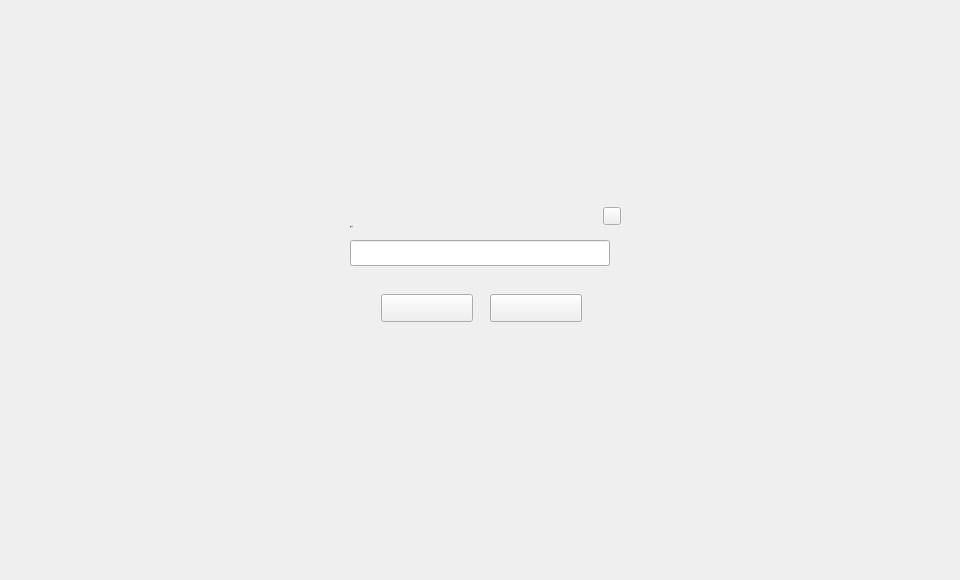
<?xml version="1.0" encoding="UTF-8"?>
<ui version="4.0">
 <class>NameDialog</class>
 <widget class="QDialog" name="NameDialog">
  <property name="geometry">
   <rect>
    <x>0</x>
    <y>0</y>
    <width>960</width>
    <height>580</height>
   </rect>
  </property>
  <property name="font">
   <font>
    <family>Microsoft YaHei UI Light</family>
    <pointsize>9</pointsize>
   </font>
  </property>
  <property name="windowTitle">
   <string>Dialog</string>
  </property>
  <property name="styleSheet">
   <string notr="true"/>
  </property>
  <widget class="QWidget" name="widget" native="true">
   <property name="geometry">
    <rect>
     <x>0</x>
     <y>0</y>
     <width>960</width>
     <height>543</height>
    </rect>
   </property>
   <widget class="QWidget" name="containerWidget" native="true">
    <property name="geometry">
     <rect>
      <x>330</x>
      <y>200</y>
      <width>300</width>
      <height>136</height>
     </rect>
    </property>
    <widget class="QToolButton" name="cancelBtn">
     <property name="geometry">
      <rect>
       <x>160</x>
       <y>94</y>
       <width>92</width>
       <height>28</height>
      </rect>
     </property>
     <property name="cursor">
      <cursorShape>PointingHandCursor</cursorShape>
     </property>
     <property name="styleSheet">
      <string notr="true"/>
     </property>
     <property name="text">
      <string/>
     </property>
    </widget>
    <widget class="QToolButton" name="okBtn">
     <property name="geometry">
      <rect>
       <x>51</x>
       <y>94</y>
       <width>92</width>
       <height>28</height>
      </rect>
     </property>
     <property name="cursor">
      <cursorShape>PointingHandCursor</cursorShape>
     </property>
     <property name="styleSheet">
      <string notr="true"/>
     </property>
     <property name="text">
      <string/>
     </property>
    </widget>
    <widget class="QLabel" name="addressNameTipLabel2">
     <property name="geometry">
      <rect>
       <x>20</x>
       <y>70</y>
       <width>261</width>
       <height>16</height>
      </rect>
     </property>
     <property name="text">
      <string/>
     </property>
    </widget>
    <widget class="QLineEdit" name="nameLineEdit">
     <property name="geometry">
      <rect>
       <x>20</x>
       <y>40</y>
       <width>260</width>
       <height>26</height>
      </rect>
     </property>
     <property name="font">
      <font>
       <family>Microsoft YaHei UI Light</family>
      </font>
     </property>
     <property name="styleSheet">
      <string notr="true"/>
     </property>
     <property name="cursorPosition">
      <number>0</number>
     </property>
    </widget>
    <widget class="QLabel" name="gifLabel">
     <property name="geometry">
      <rect>
       <x>380</x>
       <y>66</y>
       <width>18</width>
       <height>18</height>
      </rect>
     </property>
     <property name="text">
      <string/>
     </property>
    </widget>
    <widget class="QToolButton" name="closeBtn">
     <property name="geometry">
      <rect>
       <x>273</x>
       <y>7</y>
       <width>18</width>
       <height>18</height>
      </rect>
     </property>
     <property name="cursor">
      <cursorShape>PointingHandCursor</cursorShape>
     </property>
     <property name="focusPolicy">
      <enum>Qt::NoFocus</enum>
     </property>
     <property name="styleSheet">
      <string notr="true"/>
     </property>
     <property name="text">
      <string/>
     </property>
    </widget>
    <widget class="QLabel" name="label_9">
     <property name="geometry">
      <rect>
       <x>20</x>
       <y>16</y>
       <width>121</width>
       <height>21</height>
      </rect>
     </property>
     <property name="font">
      <font>
       <family>微软雅黑</family>
       <pointsize>-1</pointsize>
       <weight>50</weight>
       <italic>false</italic>
       <bold>false</bold>
      </font>
     </property>
     <property name="styleSheet">
      <string notr="true">font: 11px &quot;微软雅黑&quot;;
color:rgb(80,80,80);</string>
     </property>
     <property name="text">
      <string>账户名</string>
     </property>
     <property name="alignment">
      <set>Qt::AlignLeading|Qt::AlignLeft|Qt::AlignVCenter</set>
     </property>
     <property name="wordWrap">
      <bool>true</bool>
     </property>
    </widget>
   </widget>
  </widget>
 </widget>
 <resources/>
 <connections/>
</ui>
